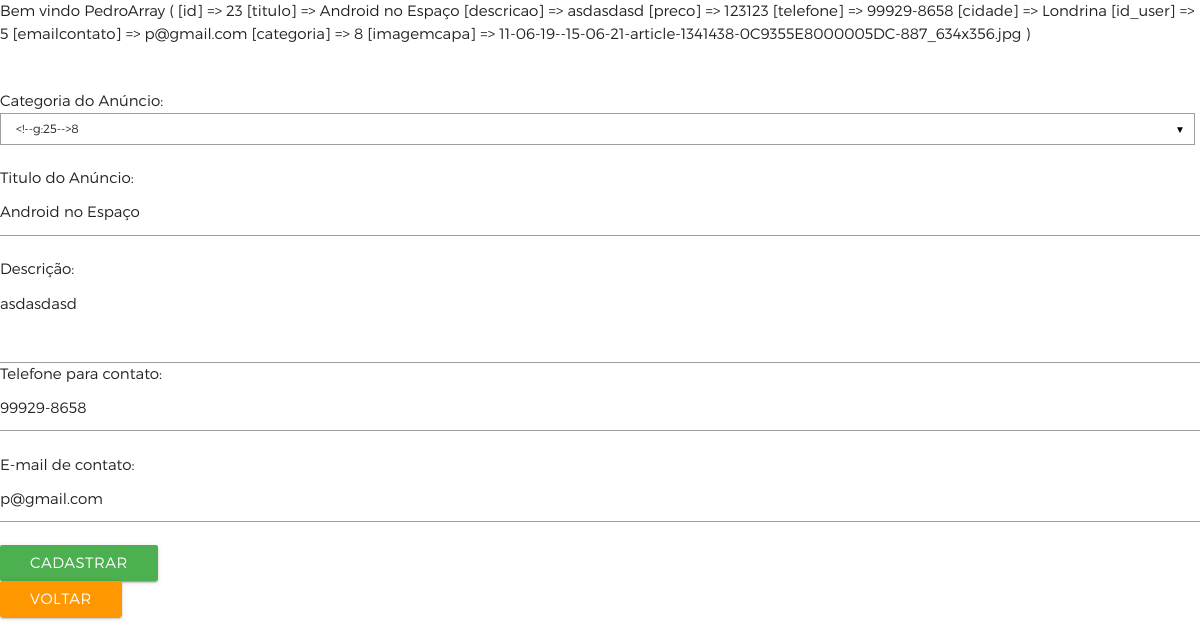
The app's page /edit_post.php?id=23 (signed in) with its own data.
### tables this page shows
CREATE TABLE `anuncios` (
  `id` int(11) NOT NULL,
  `titulo` varchar(255) NOT NULL,
  `descricao` mediumtext NOT NULL,
  `preco` varchar(15) NOT NULL,
  `telefone` varchar(255) NOT NULL,
  `cidade` varchar(255) NOT NULL,
  `id_user` int(11) NOT NULL,
  `emailcontato` varchar(255) NOT NULL,
  `categoria` varchar(255) NOT NULL,
  `imagemcapa` mediumtext NOT NULL
);

### edit_post.php (the view, shortened to what this page needs)
<?php require_once 'assets/php/conn.php'; ?>
<?php
$id = $_REQUEST['id'];
if((!isset ($_SESSION['nome']) == true) and (!isset ($_SESSION['senha']) == true))
{
	unset($_SESSION['email']);
	unset($_SESSION['senha']);
	unset($_SESSION['nome']);
	echo    "<META HTTP-EQUIV=REFRESH CONTENT = '0;URL=http://localhost/php/login.php'>
	<script type='text/javascript'>
	alert('Logue para prosseguir');
	</script>";
} else {
	$logado = $_SESSION['nome'];
}
if((isset($_SESSION['nome']) == true)) {
	echo "Bem vindo ".$logado;
}
$queryAnuncio = "SELECT * FROM anuncios
WHERE '$id' = id";
$result = mysqli_query($conn, $queryAnuncio) or die(mysqli_error($conn));
$rowAnuncio = mysqli_fetch_assoc($result);
print_r($rowAnuncio);
$titulo = $rowAnuncio['titulo'];
$descricao = $rowAnuncio['descricao'];
$telefone = $rowAnuncio['telefone'];
$emailcontato = $rowAnuncio['emailcontato'];
?>
<!DOCTYPE html>
<html lang="en">
<head>
	<?php require_once 'assets/php/styles.php'; ?>
</head>
<body>
	<form method="post" action="assets/php/php-post-update.php">
		<input type="hidden" name="id" placeholder="Qual seu nome?" value="<?php echo $id ?>" required><br/><br/>
		Categoria do Anúncio:<BR />
		<BR />
		Titulo do Anúncio:<br/>
		<input type="text" name="titulo" placeholder="Qual seu nome?" value="<?php echo $titulo?>" required><br/><br/>
		Descrição:<br/>
		<textarea id="descricao" name="descricao" class="materialize-textarea"><?php echo $descricao?></textarea>
		Telefone para contato:<br/>
		<input type="text" name="telefone" value="<?php echo $telefone?>" placeholder="Qual sua cidade?" required><br/><br/>
		E-mail de contato:<br />
		<input type="text" name="emailcontato" placeholder="" value="<?php echo $emailcontato; ?>" required><br/><br/>
		<button class="btn green" type="submit">Cadastrar</button>
		<BR>
		<a href="index.php" class="btn orange">Voltar</a>
	</form>
</body>
</html>

### assets/css/style.css (style rules this page uses)
body { margin: 0; padding: 0; box-sizing: border-box; font-family: 'Montserrat Light'; overflow-x: hidden; background: white; }
input[type=text]::placeholder, input[type=number]::placeholder, input[type=password]::placeholder { color: lightgray; font-size: .8rem; margin: 0px !important; padding-left: 10px }

### records on screen
anuncios: titulo "Android no Espaço", descricao "asdasdasd", telefone "99929-8658", emailcontato "p@gmail.com"

### other values on screen
$logado "Pedro"
